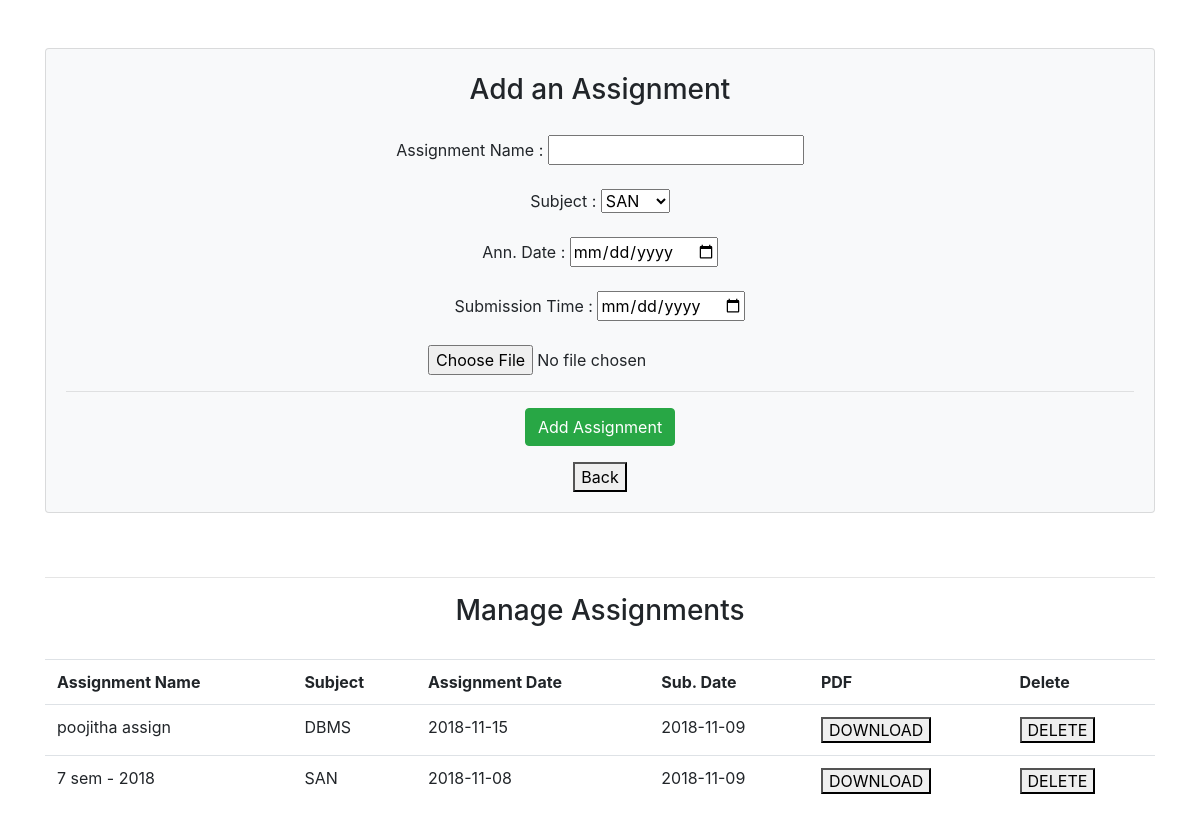
The page /ASSG/add.php (signed in) on the database its author committed.
### tables this page shows
CREATE TABLE `Assignments` (
  `Time` timestamp NOT NULL DEFAULT CURRENT_TIMESTAMP,
  `ASSG_Name` varchar(20) NOT NULL,
  `Subject` varchar(10) NOT NULL,
  `Date` date NOT NULL,
  `SDate` date NOT NULL,
  `PDF` longblob NOT NULL
);

### ASSG/add.php (the view, shortened to what this page needs)
<html>
    <head>
       <link rel="stylesheet" href="css/bs.css">
    </head>
<?php
if(isset($_SESSION['admin'])){
    include "config.php";
?>
<body><br><br><center>
  <div class="container">
  <div class="card bg-light"><br>
    <h3> Add an Assignment </h3>
    <div class="card-body">
    <form action="#" method="POST" enctype="multipart/form-data">
    Assignment Name : <input name="Ename" type="text" required><br><br>
    Subject : <select required name="Esubject">
        <option value="SAN">SAN</option>
    </select><br><br>
    Ann. Date : <input name="Edate" type="date" required><br><br>
    Submission Time : <input name="Etime" type="date" required><br><br>
    <input type="file" name="pdf" >
   <br>
<hr>
    <button type="submit" class="btn btn-success">Add Assignment </button>
    </form>
    <a href="index.php"><button>Back</button></a>
</div></div></div>
<div class="container">
<br><br><hr><h3>Manage Assignments</h3><br>
<?php
$event="SELECT * FROM Assignments";
$result = mysqli_query($sccon,$event);
echo "<table class='table'> <tr><th>Assignment Name</th> <th>Subject</th> <th>Assignment Date</th> <th>Sub. Date</th> <th>PDF</th><th>Delete</th></tr>";
while($row = mysqli_fetch_array($result)) {
    echo "<tr>";
    echo "<td>".$row['ASSG_Name']."</td>";
    $t=$row['Time'];
    echo "<td>".$row['Subject']."</td>";
    echo "<td>".$row['Date']."</td>";
    echo "<td>".$row['SDate']."</td>";
    echo "<td><a href='pdf.php?q=".$t."'><button>DOWNLOAD</button></td>";
    echo "<td><a href='pdf.php?d=".$t."'><button>DELETE</button></td>";
    echo "</tr>";
}
}
else {
  session_destroy();
  header("Location:login.php");
}
?>
</table><br></div></center>
</body>
    </html>

### rows shown on the page
assignments: ASSG_Name "poojitha assign", Subject "DBMS", Date "2018-11-15", SDate "2018-11-09"
assignments: ASSG_Name "7 sem - 2018", Subject "SAN", Date "2018-11-08", SDate "2018-11-09"
